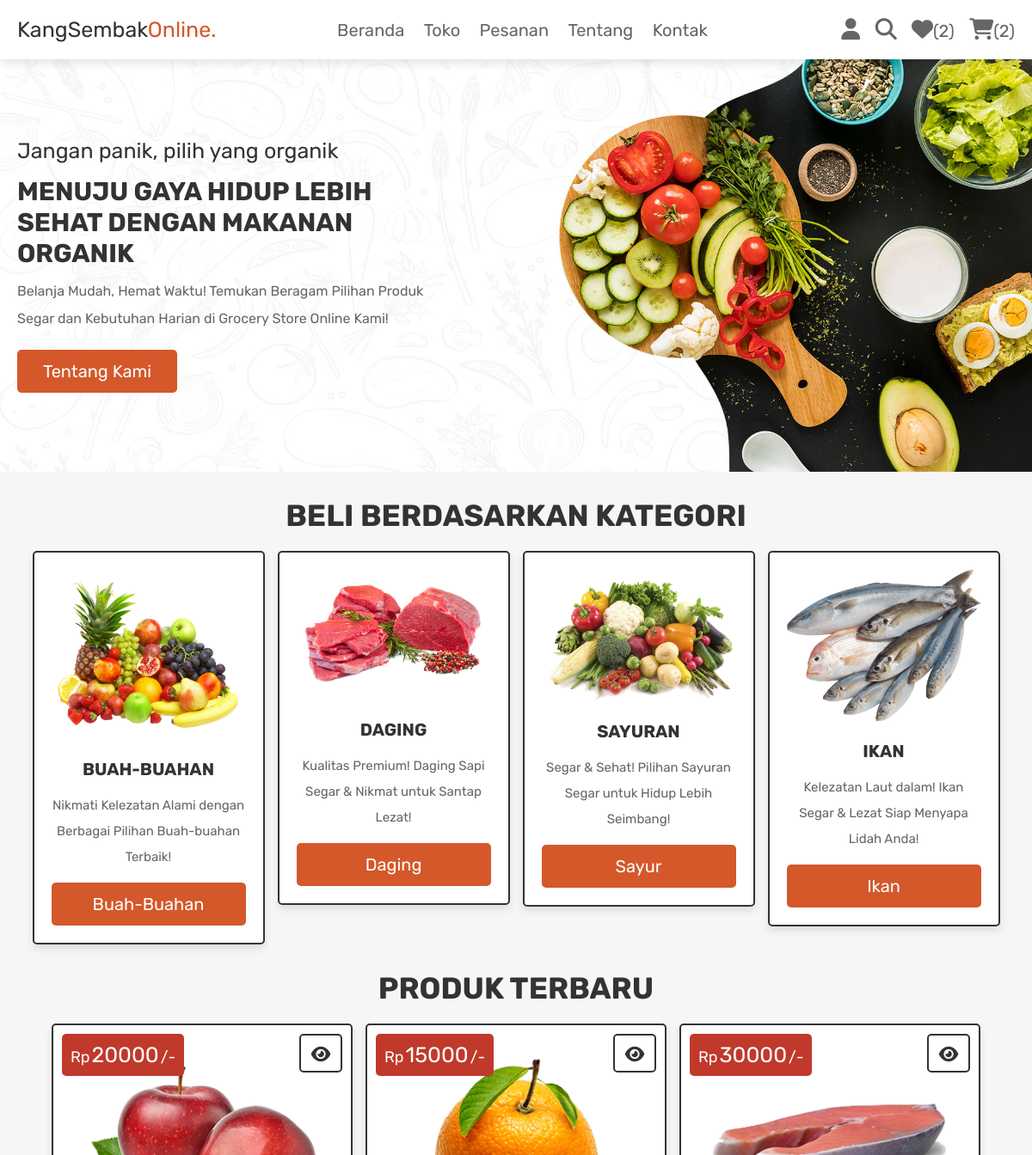
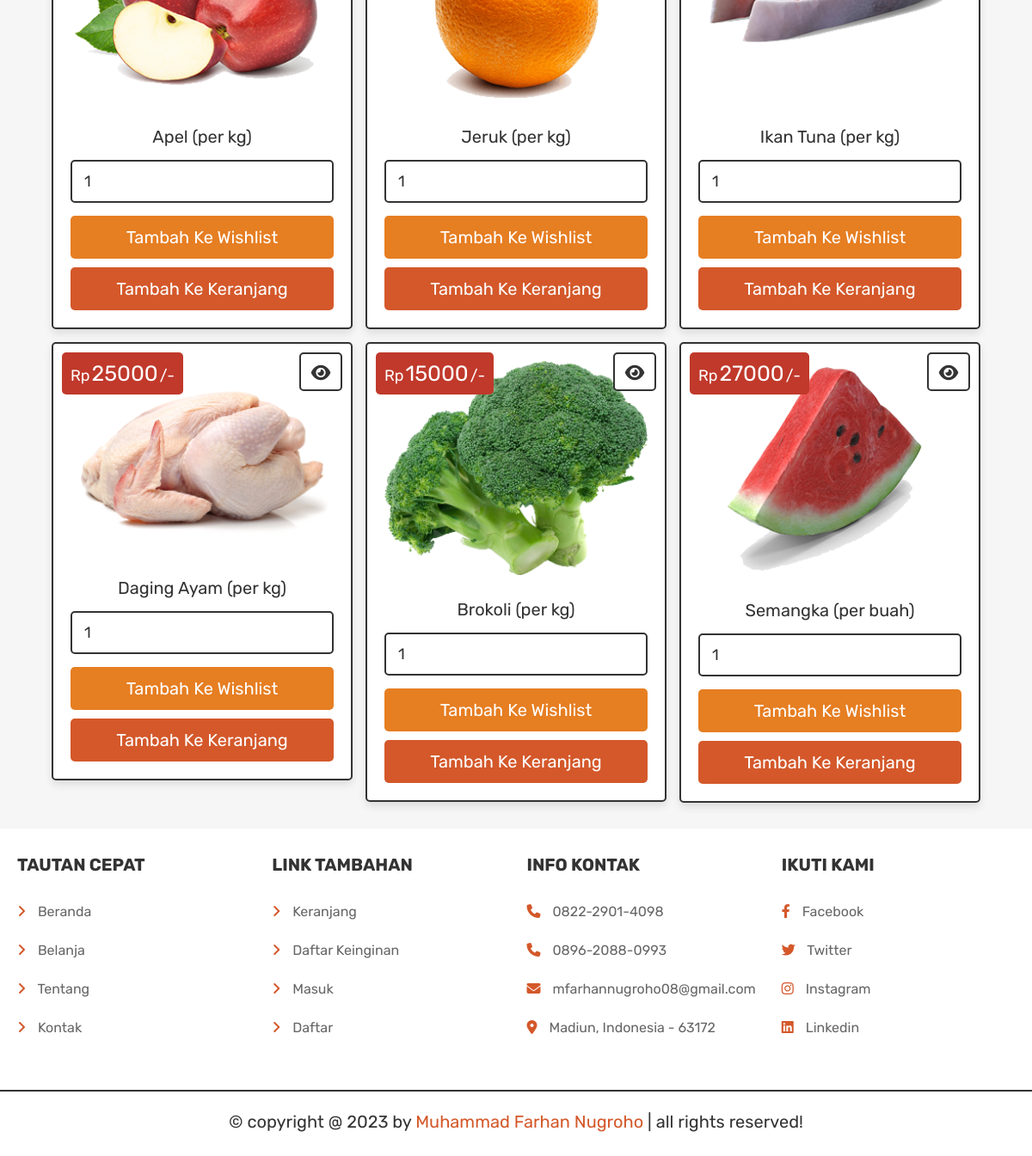
/home.php (signed in), run on the app's committed database (2 pictures, top to bottom).
### tables this page shows
CREATE TABLE `products` (
  `id` int(100) NOT NULL,
  `name` varchar(100) NOT NULL,
  `category` varchar(20) NOT NULL,
  `details` varchar(500) NOT NULL,
  `price` int(100) NOT NULL,
  `image` varchar(100) NOT NULL
);

### home.php (the view, shortened to what this page needs)
<?php
@include 'config.php';
?>
<!DOCTYPE html>
<html lang="id">
<head>
   <link rel="stylesheet" href="https://cdnjs.cloudflare.com/ajax/libs/font-awesome/6.1.1/css/all.min.css">
   <link rel="stylesheet" href="css/style.css">
</head>
<body>
<?php include 'header.php'; ?>
<div class="home-bg">
   <section class="home">
      <div class="content">
         <span>Jangan panik, pilih yang organik</span>
         <h3>Menuju Gaya Hidup Lebih Sehat dengan Makanan Organik</h3>
         <p>Belanja Mudah, Hemat Waktu! Temukan Beragam Pilihan Produk Segar dan Kebutuhan Harian di Grocery Store Online Kami!</p>
         <a href="about.php" class="btn">Tentang Kami</a>
      </div>
   </section>
</div>
<section class="home-category">
   <h1 class="title">beli berdasarkan kategori</h1>
   <div class="box-container">
      <div class="box">
         <img src="images/cat-1.png" alt="">
         <h3>buah-buahan</h3>
         <p>Nikmati Kelezatan Alami dengan Berbagai Pilihan Buah-buahan Terbaik!</p>
         <a href="category.php?category=buah-buahan" class="btn">Buah-buahan</a>
      </div>
      <div class="box">
         <img src="images/cat-2.png" alt="">
         <h3>daging</h3>
         <p>Kualitas Premium! Daging Sapi Segar & Nikmat untuk Santap Lezat!</p>
         <a href="category.php?category=daging" class="btn">Daging</a>
      </div>
      <div class="box">
         <img src="images/cat-3.png" alt="">
         <h3>sayuran</h3>
         <p>Segar & Sehat! Pilihan Sayuran Segar untuk Hidup Lebih Seimbang!</p>
         <a href="category.php?category=sayur" class="btn">Sayur</a>
      </div>
      <div class="box">
         <img src="images/cat-4.png" alt="">
         <h3>ikan</h3>
         <p>Kelezatan Laut dalam! Ikan Segar & Lezat Siap Menyapa Lidah Anda!</p>
         <a href="category.php?category=ikan" class="btn">Ikan</a>
      </div>
   </div>
</section>
<section class="products">
   <h1 class="title">Produk Terbaru</h1>
   <div class="box-container">
   <?php
      $select_products = $conn->prepare("SELECT * FROM `products` LIMIT 6");
      $select_products->execute();
      if($select_products->rowCount() > 0){
         while($fetch_products = $select_products->fetch(PDO::FETCH_ASSOC)){
   ?>
   <form action="" class="box" method="POST">
      <div class="price">Rp<span><?= $fetch_products['price']; ?></span>/-</div>
      <a href="view_page.php?pid=<?= $fetch_products['id']; ?>" class="fas fa-eye"></a>
      <img src="uploaded_img/<?= $fetch_products['image']; ?>" alt="">
      <div class="name"><?= $fetch_products['name']; ?></div>
      <input type="number" min="1" value="1" name="p_qty" class="qty">
      <input type="submit" value="Tambah ke Wishlist" class="option-btn" name="add_to_wishlist">
      <input type="submit" value="Tambah ke Keranjang" class="btn" name="add_to_cart">
   </form>
   <?php
      }
   }else{
      echo '<p class="empty">Belum ada produk yang ditambahkan!</p>';
   }
   ?>
   </div>
</section>
<?php include 'footer.php'; ?>
</body>
</html>

### header.php (shortened to what this page needs)
<header class="header">
   <div class="flex">
      <a href="home.php" class="logo">KangSembak<span>Online.</span></a>
      <nav class="navbar">
         <a href="home.php">Beranda</a>
         <a href="shop.php">Toko</a>
         <a href="orders.php">Pesanan</a>
         <a href="about.php">Tentang</a>
         <a href="contact.php">Kontak</a>
      </nav>
      <div class="icons">
         <div id="user-btn" class="fas fa-user"></div>
         <a href="search_page.php" class="fas fa-search"></a>
         <?php
            $count_cart_items = $conn->prepare("SELECT * FROM `cart` WHERE user_id = ?");
            $count_cart_items->execute([$user_id]);
            $count_wishlist_items = $conn->prepare("SELECT * FROM `wishlist` WHERE user_id = ?");
            $count_wishlist_items->execute([$user_id]);
         ?>
         <a href="wishlist.php"><i class="fas fa-heart"></i><span>(<?= $count_wishlist_items->rowCount(); ?>)</span></a>
         <a href="cart.php"><i class="fas fa-shopping-cart"></i><span>(<?= $count_cart_items->rowCount(); ?>)</span></a>
      </div>
   </div>
</header>

### footer.php
<footer class="footer">
   <section class="box-container">
      <div class="box">
         <h3>tautan cepat</h3>
         <a href="home.php"> <i class="fas fa-angle-right"></i> Beranda</a>
         <a href="shop.php"> <i class="fas fa-angle-right"></i> Belanja</a>
         <a href="about.php"> <i class="fas fa-angle-right"></i> Tentang</a>
         <a href="contact.php"> <i class="fas fa-angle-right"></i> Kontak</a>
      </div>
      <div class="box">
         <h3>link tambahan</h3>
         <a href="cart.php"> <i class="fas fa-angle-right"></i> Keranjang</a>
         <a href="wishlist.php"> <i class="fas fa-angle-right"></i> Daftar Keinginan</a>
         <a href="login.php"> <i class="fas fa-angle-right"></i> Masuk</a>
         <a href="register.php"> <i class="fas fa-angle-right"></i> Daftar</a>
      </div>
      <div class="box">
         <h3>info kontak</h3>
         <p> <i class="fas fa-phone"></i> 0822-2901-4098 </p>
         <p> <i class="fas fa-phone"></i> 0896-2088-0993 </p>
         <p> <i class="fas fa-envelope"></i> mfarhannugroho08@gmail.com </p>
         <p> <i class="fas fa-map-marker-alt"></i> Madiun, Indonesia - 63172 </p>
      </div>
      <div class="box">
         <h3>Ikuti Kami</h3>
         <a href="#"> <i class="fab fa-facebook-f"></i> Facebook </a>
         <a href="#"> <i class="fab fa-twitter"></i> Twitter </a>
         <a href="#"> <i class="fab fa-instagram"></i> Instagram </a>
         <a href="#"> <i class="fab fa-linkedin"></i> Linkedin </a>
      </div>
   </section>
   <p class="credit"> &copy; copyright @ <?= date('Y'); ?> by <span>Muhammad Farhan Nugroho</span> | all rights reserved! </p>
</footer>

### css/style.css (style rules this page uses)
.home-bg { background: url(../images/home-bg.jpg) no-repeat; background-size: cover; background-position: center; }
.home-bg .home { display: flex; align-items: center; min-height: 60vh; }
.home-bg .home .content { width: 50rem; }
.home-bg .home .content span { color:var(--orange); font-size: 2.5rem; }
.home-bg .home .content h3 { font-size: 3rem; text-transform: uppercase; margin-top: 1.5rem; color:var(--black); }
.home-bg .home .content p { font-size: 1.6rem; padding:1rem 0; line-height: 2; color:var(--light-color); }
.home-bg .home .content a { display: inline-block; width: auto; }
.home-category .box-container { display: grid; grid-template-columns: repeat(auto-fit, 27rem); gap:1.5rem; justify-content: center; align-items: flex-start; }
.home-category .box-container .box { padding:2rem; text-align: center; border:var(--border); background-color: var(--white); box-shadow: var(--box-shadow); border-radius: .5rem; }
.home-category .box-container .box img { width: 100%; margin-bottom: 1rem; }
.home-category .box-container .box h3 { text-transform: uppercase; color:var(--black); padding:1rem 0; font-size: 2rem; }
.home-category .box-container .box p { line-height: 2; font-size: 1.5rem; color:var(--light-color); padding:.5rem 0; }
.home-category { padding-bottom: 0; }
.products .box-container { display: grid; grid-template-columns: repeat(auto-fit, 35rem); gap:1.5rem; justify-content: center; align-items: flex-start; }
.products .box-container .box { padding:2rem; text-align: center; border:var(--border); background-color: var(--white); box-shadow: var(--box-shadow); border-radius: .5rem; position: relative; }
.products .box-container .box .price { position: absolute; top:1rem; left:1rem; padding:1rem; border-radius: .5rem; background-color: var(--red); font-size: 1.8rem; color:var(--white); }
.products .box-container .box .price span { font-size: 2.5rem; color:var(--white); margin:0 .2rem; }
.products .box-container .box .fa-eye { position: absolute; top:1rem; right:1rem; border-radius: .5rem; height: 4.5rem; line-height: 4.3rem; width: 5rem; border:var(--border); color:var(--black); font-size: 2rem; background-color: var(--white); }
.products .box-container .box img { width: 100%; margin-bottom: 1rem; }
.products .box-container .box .name { font-size: 2rem; color:var(--black); padding:1rem 0; }
.products .box-container .box .qty { margin:.5rem 0; border-radius: .5rem; padding:1.2rem 1.4rem; font-size: 1.8rem; color:var(--black); border:var(--border); width: 100%; }

### data on the page
products: price "20000", image (picture), name "Apel (per kg)"
products: price "15000", image (picture), name "Jeruk (per kg)"
products: price "30000", image (picture), name "Ikan Tuna (per kg)"
products: price "25000", image (picture), name "Daging Ayam (per kg)"
products: price "15000", image (picture), name "Brokoli (per kg)"
products: price "27000", image (picture), name "Semangka (per buah)"

### other printed values
$count_wishlist_items->rowCount() "2"
$count_cart_items->rowCount() "2"
